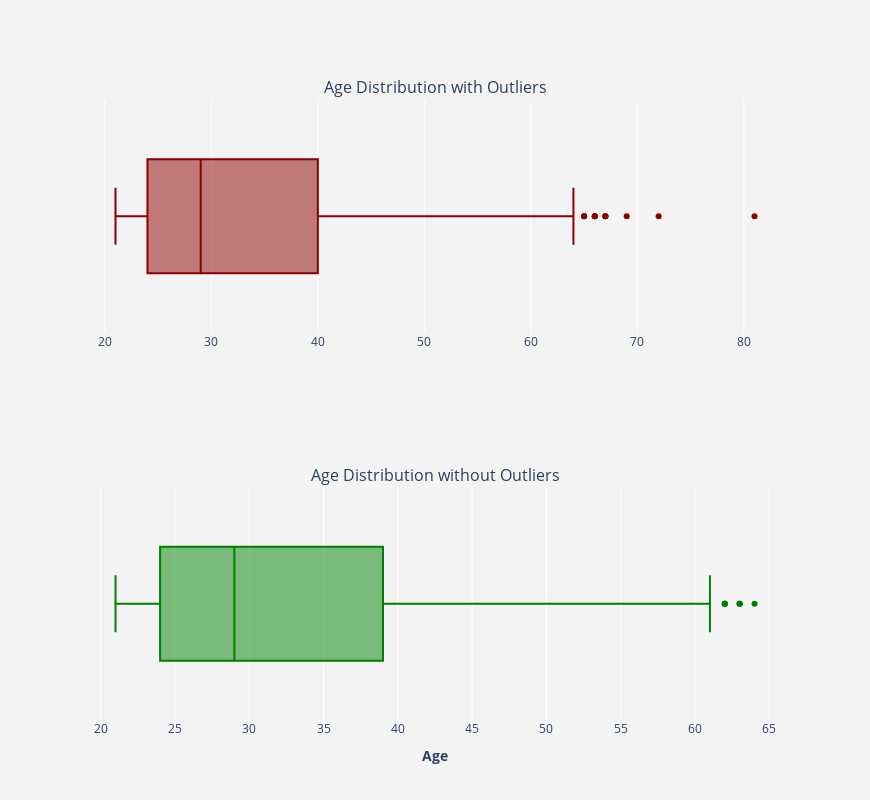

Notebook source saved alongside this figure:
### Code cell
"""Plot Age with and without outliers."""
plotBoxPlot(X.Age,removeOutliers(X.Age))

### Figure 1 — Plotly figure (JSON) as saved in the notebook; plotly's stock layout.template omitted (floating-point values rounded to 4 significant figures; data arrays with more than 128 entries replaced by an {"elided": "..."} marker saying what was removed)
{"data": [{"marker": {"color": "darkred"}, "name": "", "type": "box", "x": {"elided": "599 int values"}, "xaxis": "x", "yaxis": "y"}, {"marker": {"color": "green"}, "name": "", "type": "box", "x": {"elided": "587 int values"}, "xaxis": "x2", "yaxis": "y2"}], "layout": {"annotations": [{"font": {"size": 16}, "showarrow": false, "text": "Age Distribution with Outliers", "x": 0.5, "xanchor": "center", "xref": "paper", "y": 1, "yanchor": "bottom", "yref": "paper"}, {"font": {"size": 16}, "showarrow": false, "text": "Age Distribution without Outliers", "x": 0.5, "xanchor": "center", "xref": "paper", "y": 0.375, "yanchor": "bottom", "yref": "paper"}], "height": 800, "paper_bgcolor": "rgb(243, 243, 243)", "plot_bgcolor": "rgb(243, 243, 243)", "showlegend": false, "width": 870, "xaxis": {"anchor": "y", "domain": [0, 1]}, "xaxis2": {"anchor": "y2", "domain": [0, 1], "title": {"text": "<b>Age</b>"}}, "yaxis": {"anchor": "x", "domain": [0.625, 1]}, "yaxis2": {"anchor": "x2", "domain": [0, 0.375]}}}
